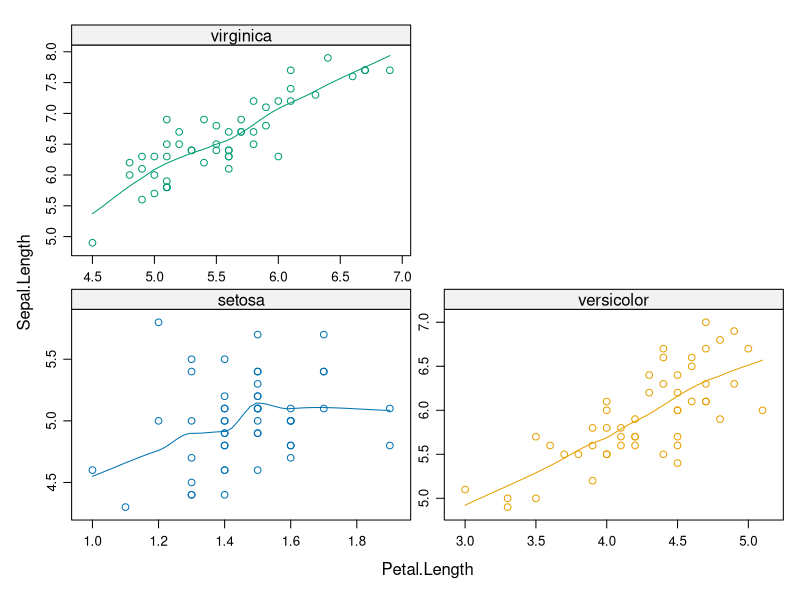

Here is the R script that generated this plot:
library(lattice)

data("iris")
head(iris)

input <- iris[,c('Sepal.Length','Sepal.Width','Petal.Length','Petal.Width','Species')]

xyplot(Sepal.Length ~ Petal.Length | Species,
       group = Species,
       data = input,
       type = c("p", "smooth"),
       scales = "free")
